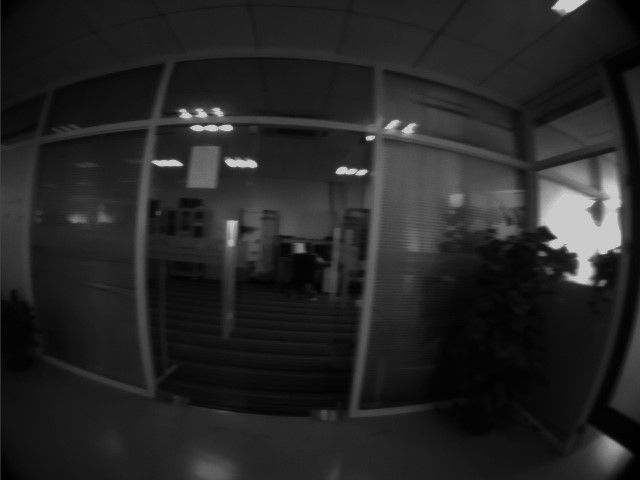
#> input picture Asgmt1/images/input/test_o.jpg, 640 x 480 px
$ python hist_spec.py
#> lines starting #> are read from the running program, lines starting #| are printed output that depends on the picture
#!/usr/bin/env
# -*- coding: utf-8 -*-
'''
Script Name     : HistogramSpecialization
Author          : Charles Young
Python Version  : Python 3.5.4
Requirements    : (Please check document: requirements.txt or use command "pip install -r requirements.txt")
Date     		: 2018-09-18
'''

'''This script implements a histogram specialization algorithm described as follows.
Histogram Specialization Algorithm (HSA):
Step 1: Calculate the cumulative histogram of the first image: f_1(I).
Step 2: Calculate the cumulative histogram of the second image: f_2(I).
Step 3: Build a lookup table I' = finv_2(f_1(I)) by finding the corresponding gray level
	I'_j of each gray level I_i, where I'_j = argmin_j |f_1(I_i) - f_2(I'_j)|.
Step 4: Map the new intensity of each pixel by finding the lookup table.
'''

import numpy as np
import matplotlib.pyplot as plt # require pillow
import matplotlib.image as mpimg
import argparse
import os
import sys
import time

os.chdir(sys.path[0])

images_dir = os.path.join(".", "images", "input")
result_dir = os.path.join(".", "images", "output")

def get_args():
    parser = argparse.ArgumentParser()
    origin_file = "test_o.jpg"
    target_file = "test_t.jpg"
    result_file = "test.svg"
    parser.add_argument('-o', "--origin_file", default = origin_file, help = "Original images to be specialized.")
    parser.add_argument('-t', "--target_file", default = target_file, help = "Target images.")
    parser.add_argument('-r', "--result_file", default = result_file, help = "File name to save result graph.")
    return parser.parse_args()


def rgb2gray(rgb_image):
	"""
	Transform the input rgb image to corresponding grayscale image.grayscale

	Arguments:
    -----------
        rgb_image: np.ndarray
            Image to transform

    Returns:
    -----------
        gray_image: np.ndarray
            The transformed output image
	"""

	return np.dot(rgb_image[...,:3], [0.299, 0.587, 0.114])


def imhist(img):
	"""
	Get the histogram of input image.

    Arguments:
    -----------
        img: np.ndarray
            Input image

    Returns:
    -----------
    	hist: dict
    		keys: The set of unique pixel values, s.t. the x axis values of histogram.
    		values: Corresponding counts of the pixel_val, s.t. the y axis values of histogram.
	"""

	pixel_val, pixel_cnt = np.unique(img, return_counts = True)
	return dict(zip(pixel_val, pixel_cnt))


def ecdf(img):
	"""
	Compute the empirical cumulative distribution function of the input image.

    Arguments:
    -----------
        img: np.ndarray
            Input image

    Returns:
    -----------
    	cdf: dict
    		keys: The set of unique pixel values, s.t. the x axis values of the empirical cumulative distribution.
    		values: The cumulative probability density values of corresponding keys, s.t. the y axis values of histogram.
    """

	# Get the set of unique pixel values and their corresponding counts.
	hist = imhist(img)
	# Calculate cumsum.
	pixel_ecdf = np.cumsum(list(hist.values())).astype(np.float64)
	# Normalize to [0,1].
	pixel_ecdf /= pixel_ecdf[-1]
	return dict(zip(list(hist.keys()), pixel_ecdf))


def hist_match(cdf_org, cdf_tar):
    """
    Build the lookup table described in step 3.

    Arguments:
    -----------
    	cdf_org: dict
    		The cumulative distribution function of orginal image.
		cdf_tar: dict
    		The cumulative distribution function of target image.

    Returns:
    -----------
    	lktbl: dict
    		Map from original brightness to target brightness.
    """

    lktbl = dict()
    x_cdf_tar = list(cdf_tar.keys())
    y_cdf_tar = np.array(list(cdf_tar.values()))
    for x, y in cdf_org.items():
    	lktbl[x] = x_cdf_tar[np.argmin(abs(y_cdf_tar - y))]
    return lktbl


def hist_specialize(img_org, lktbl):
	"""
    Map the new intensity of each pixel by finding the lookup table.

    Arguments:
    -----------
		img_org: np.ndarray
			The original image.
    	lktbl: dict
    		Map from original brightness to target brightness.

    Returns:
    	img_adj: np.ndarray
    		The adjusted image.
    """

	return np.vectorize(lktbl.__getitem__)(img_org)


def disp(img, args):
	img_org, img_adj, img_tar = img

	hist_org = imhist(img_org)
	hist_adj = imhist(img_adj)
	hist_tar = imhist(img_tar)

	cdf_org = ecdf(img_org)
	cdf_adj = ecdf(img_adj)
	cdf_tar = ecdf(img_tar)

 	# Plot result.
	fig = plt.figure(figsize = (19.2,10.8))
	gs = plt.GridSpec(3, 3)
	ax1 = fig.add_subplot(gs[0, 0])
	ax2 = fig.add_subplot(gs[0, 1], sharex = ax1, sharey = ax1)
	ax3 = fig.add_subplot(gs[0, 2], sharex = ax1, sharey = ax1)
	ax4 = fig.add_subplot(gs[1, 0])
	ax5 = fig.add_subplot(gs[1, 1], sharex = ax4, sharey = ax4)
	ax6 = fig.add_subplot(gs[1, 2], sharex = ax4, sharey = ax4)
	ax7 = fig.add_subplot(gs[2, :])
	for aa in (ax1, ax2, ax3):
	    aa.set_axis_off()

	ax1.imshow(img_org, cmap = plt.cm.gray)
	ax1.set_title('Original')
	ax2.imshow(img_adj, cmap = plt.cm.gray)
	ax2.set_title('Adjusted')
	ax3.imshow(img_tar, cmap = plt.cm.gray)
	ax3.set_title('Target')

	ax4.plot(list(hist_org.keys()), list(hist_org.values()), '--k', lw = 1, label = 'Original')
	ax4.fill_between(list(hist_org.keys()), list(hist_org.values()), interpolate = True, color = 'green', alpha = 0.5)
	ax5.plot(list(hist_adj.keys()), list(hist_adj.values()), '--k', lw = 1, label = 'Adjusted')
	ax5.fill_between(list(hist_adj.keys()), list(hist_adj.values()), interpolate = True, color = 'green', alpha = 0.5)
	ax6.plot(list(hist_tar.keys()), list(hist_tar.values()), '--k', lw = 1, label = 'Target')
	ax6.fill_between(list(hist_tar.keys()), list(hist_tar.values()), interpolate = True, color = 'green', alpha = 0.5)

	ax7.plot(list(cdf_org.keys()), list(cdf_org.values()), '-r', lw = 3, label = 'Original')
	ax7.plot(list(cdf_adj.keys()), list(cdf_adj.values()), '-b', lw = 3, label = 'Adjusted')
	ax7.plot(list(cdf_tar.keys()), list(cdf_tar.values()), '--y', lw = 3, label = 'Target')
	ax7.set_xlim(0, 255)
	ax7.set_xlabel('Pixel value')
	ax7.set_ylabel('Cumulative %')
	ax7.legend(loc = 5)

	if not os.path.exists(result_dir):
		os.makedirs(result_dir)
	plt.savefig(os.path.join(result_dir, args.result_file), bbox_inches = 'tight', format = args.result_file.split('.')[-1])
	plt.show()


def main():
	start_time = time.time()
	# Get input images path.
	args = get_args()
	# Read in input images.
	img_org = rgb2gray(mpimg.imread(os.path.join(images_dir, args.origin_file)))
	img_tar = rgb2gray(mpimg.imread(os.path.join(images_dir, args.target_file)))
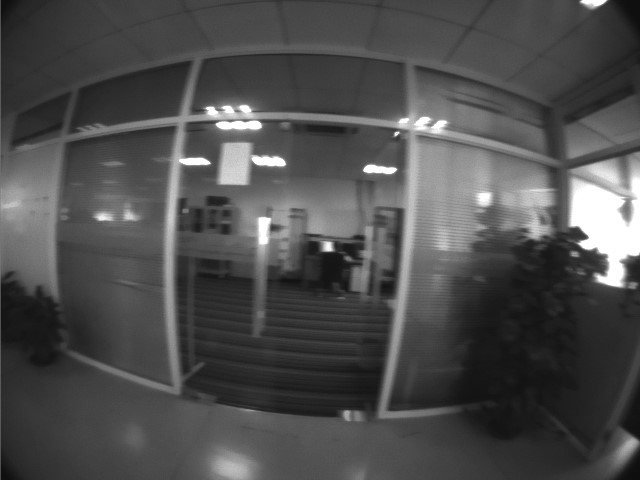
#> input picture Asgmt1/images/input/test_t.jpg, 640 x 480 px
	print("--- Read in input images: %s seconds ---" % (time.time() - start_time))

	start_time = time.time()
	# Implement step 1 and step 2 -- calculate the cumulative histograms of both images.
	cdf_org = ecdf(img_org)
#> in imhist, `pixel_val, pixel_cnt = np.unique(img, return_counts = True)`: pixel_val = 215 values from 0 to 216; pixel_cnt = 215 values, max 8894 at index 31, min 1 at index 211, mean 1428.8
#> in ecdf, `hist = imhist(img)`: hist = 215 items
#> in ecdf, `pixel_ecdf = np.cumsum(list(hist.values())).astype(np.float64)`: pixel_ecdf = 215 values from 632 to 307200
#> in ecdf, `pixel_ecdf /= pixel_ecdf[-1]`: pixel_ecdf = 215 values from 0.00206 to 1
#> cdf_org = 215 items
	cdf_tar = ecdf(img_tar)
#> cdf_tar = 243 items
	print("--- Implement step 1 and step 2: %s seconds ---" % (time.time() - start_time))

	start_time = time.time()
	# Implement step 3 -- calculate lookup table.
	lktbl = hist_match(cdf_org, cdf_tar)
#> in hist_match, `x_cdf_tar = list(cdf_tar.keys())`: x_cdf_tar = 243 values from 13 to 255
#> in hist_match, `y_cdf_tar = np.array(list(cdf_tar.values()))`: y_cdf_tar = 243 values from 1.3e-05 to 1
#> the loop in hist_match, `for x, y in cdf_org.items():` made 215 passes
#> y on passes 1 to 3: 0.00206, 0.00301, 0.00475
#> after the loop in hist_match, `for x, y in cdf_org.items():`: lktbl = 215 items
#> lktbl = 215 items
	print("--- Implement step 3: %s seconds ---" % (time.time() - start_time))

	start_time = time.time()
	# Implement step 4 -- map the new intensity of each pixel.
	img_adj = hist_specialize(img_org, lktbl)
#> in hist_specialize, `return np.vectorize(lktbl.__getitem__)(img_org)`:
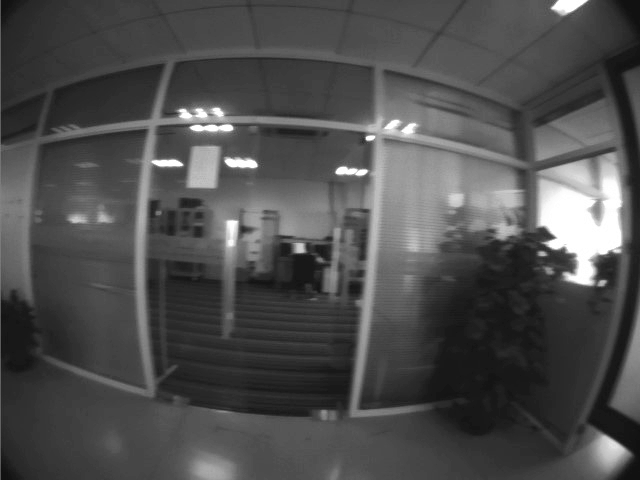
#> returned value: shape (480, 640) float64; min 17, max 255, mean 78.3
	print("--- Implement step 4: %s seconds ---" % (time.time() - start_time))

	# Display results.
	disp((img_org, img_adj, img_tar), args)
#> in disp, `hist_adj = imhist(img_adj)`: hist_adj = 171 items
#> in disp, `hist_tar = imhist(img_tar)`: hist_tar = 243 items
#> in disp, `cdf_org = ecdf(img_org)`: cdf_org = 215 items
#> in disp, `cdf_adj = ecdf(img_adj)`: cdf_adj = 171 items
#> in disp, `cdf_tar = ecdf(img_tar)`: cdf_tar = 243 items
#> in disp, `plt.savefig(os.path.join(result_dir, args.result_file), bbox_inches = ..`:
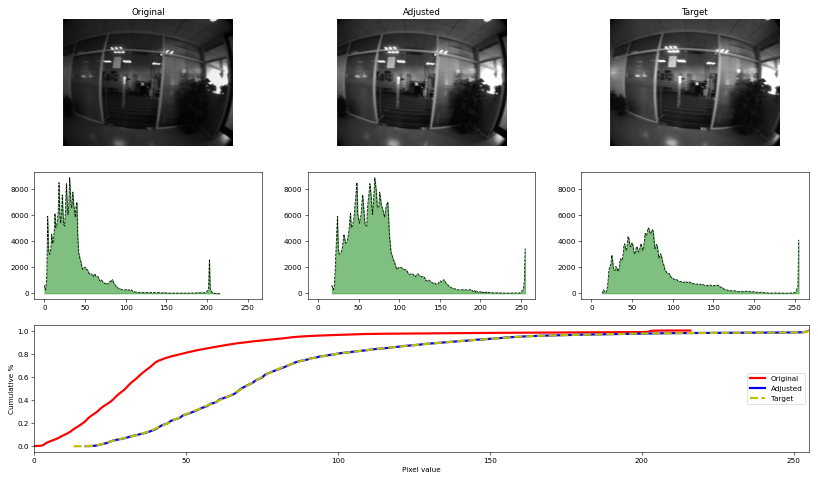
#> figure drawn by matplotlib, 7 panels; panel 4: curve peaks at x = 31, y = 8894; panel 5: curve peaks at x = 70, y = 8894; panel 6: curve peaks at x = 70, y = 5042; panel 7: curve peaks at x = 216, y = 1


if __name__ == '__main__':
	main()
